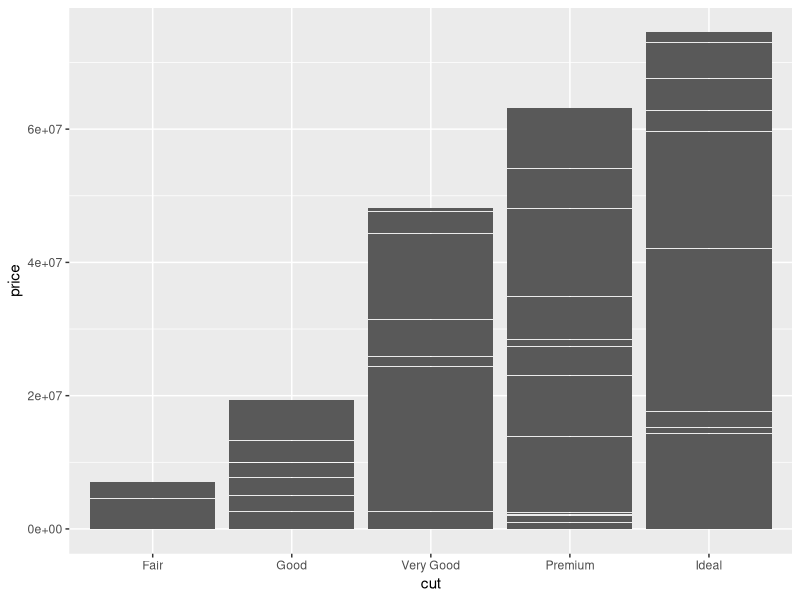
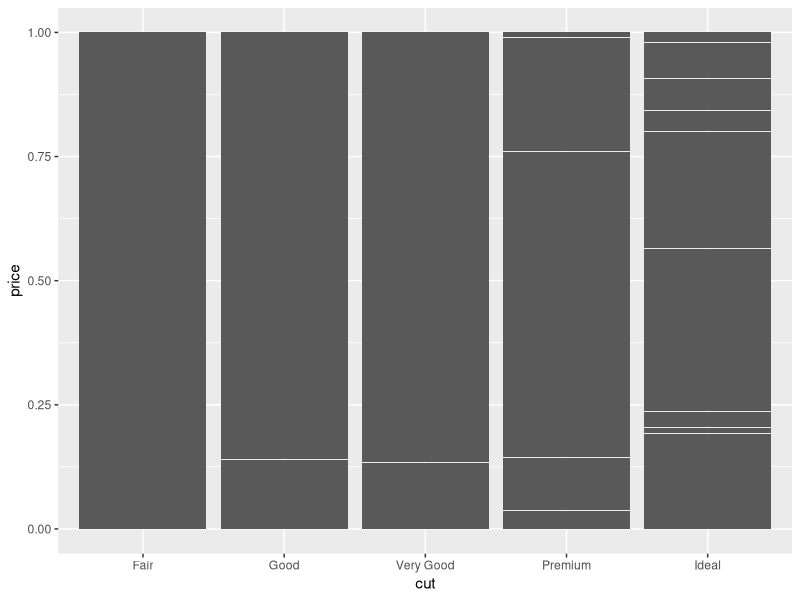
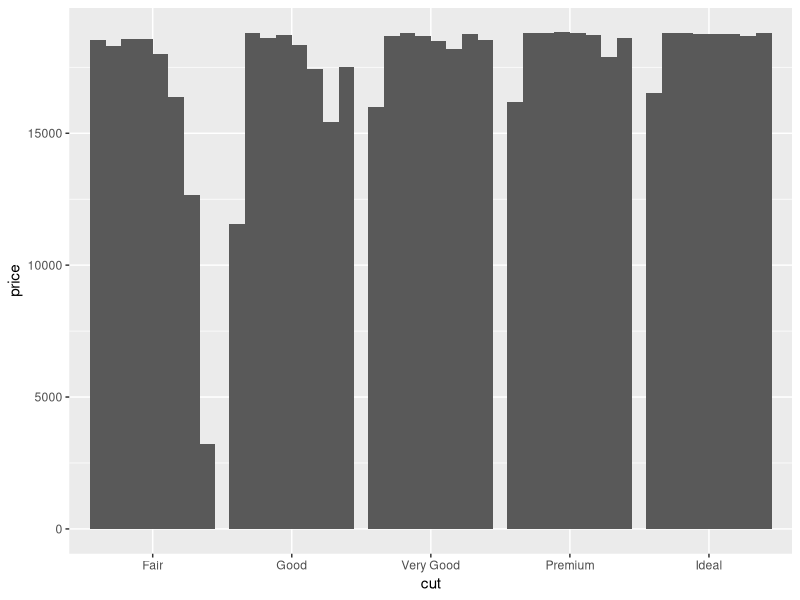
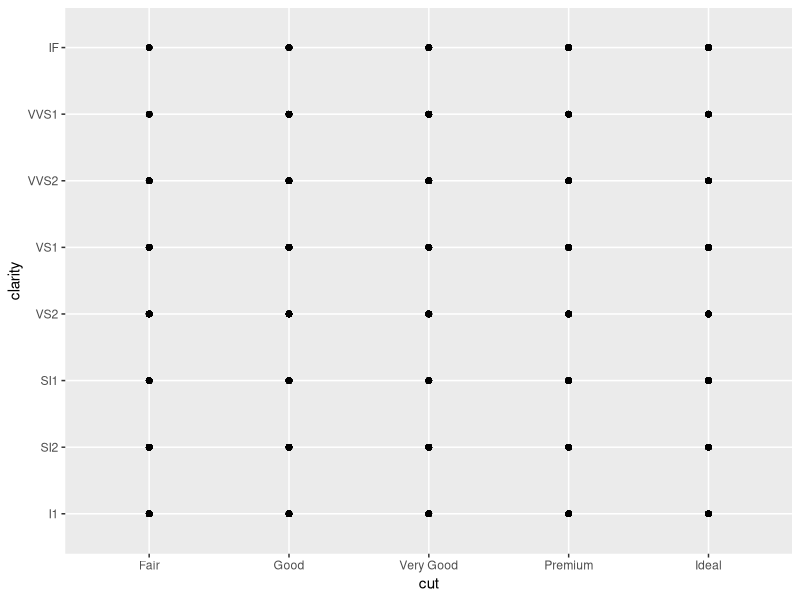
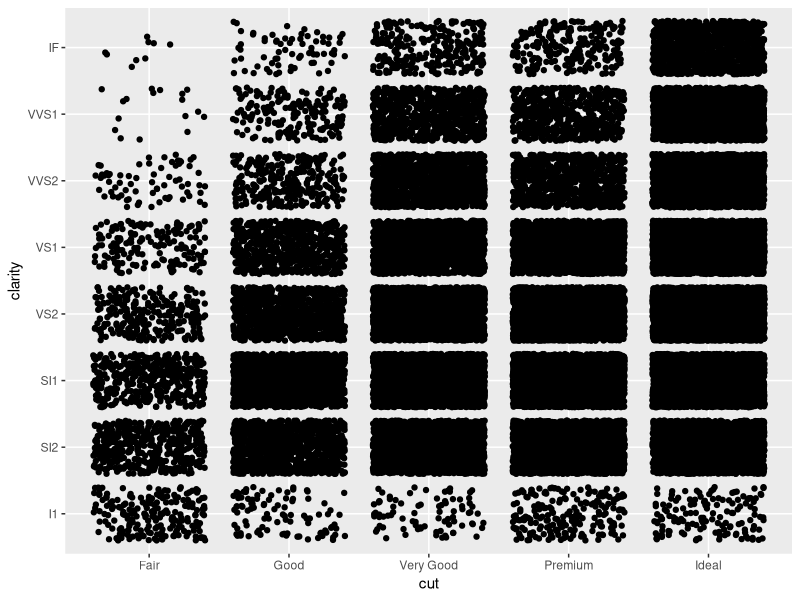
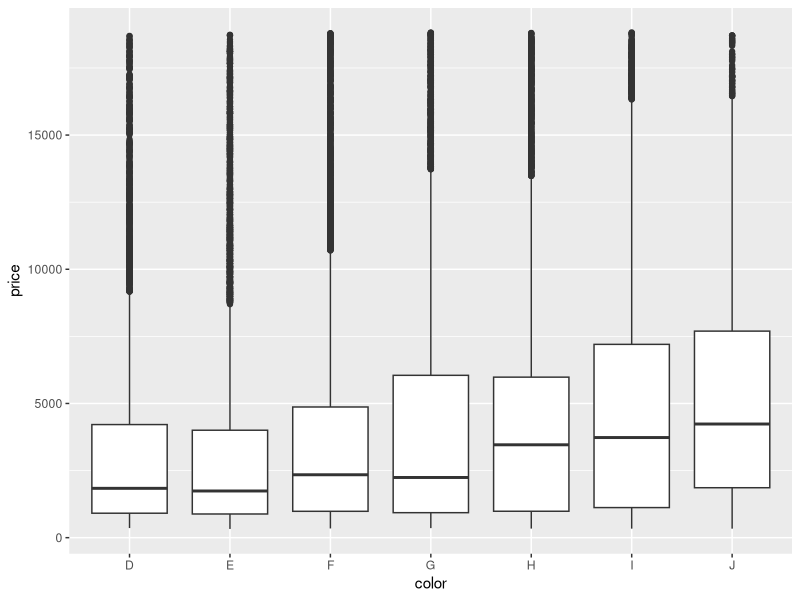

Source code (R) for these figures, in order: (Note: this script raises an error after producing the figures.)
# Exercise 2: advanced ggplot2 practice

# Install and load the `ggplot2` package
#install.packages('ggplot2')
library("ggplot2")

# For this exercise you will again be working with the `diamonds` data set.
# Use `?diamonds` to review details about this data set
?diamonds

## Position Adjustments

# Draw a column (bar) chart of diamonds cuts by price, with each bar filled by 
# clarity. You should see a _stacked_ bar chart.
ggplot(data = diamonds) + geom_col(mapping = aes(x = cut, y = price, filled = clarity))

# Draw the same chart again, but with each element positioned to "fill" the y axis
ggplot(data = diamonds) + geom_col(mapping = aes(x = cut, y = price, filled = clarity), position = "fill")

# Draw the same chart again, but with each element positioned to "dodge" each other
ggplot(data = diamonds) + geom_col(mapping = aes(x = cut, y = price, filled = clarity), position = "dodge")


# Draw a plot with point geometry with the x-position mapped to `cut` and the 
# y-position mapped to `clarity`
# This creates a "grid" grouping the points
ggplot(data = diamonds) + geom_point(mapping = aes(x = cut, y = clarity))

# Use the "jitter" position adjustment to keep the points from all overlapping!
# (This works a little better with a sample of diamond data, such as from the 
# previous exercise).
ggplot(data = diamonds) + geom_point(mapping = aes(x = cut, y = clarity), position = "jitter")


## Scales

# Draw a "boxplot" (with `geom_boxplot`) for the diamond's price (y) by color (x)
ggplot(data = diamonds) + geom_boxplot(mapping = aes(x = color, y = price))

# This has a lot of outliers, making it harder to read. To fix this, draw the 
# same plot but with a _logarithmic_ scale for the y axis.
ggplot(data = diamonds) + geom_point(mapping = aes(x = cut, y = clarity)) + scale_y_log10()

# For another version, draw the same plot but with `violin` geometry instead of 
# `boxplot` geometry!
# How does the logarithmic scale change the data presentation?
ggplot(data = diamonds) + geom_violin(mapping = aes(x = cut, y = clarity))

# Another interesting plot: draw a plot of the diamonds price (y) by carat (x), 
# using a heatmap of 2d bins (geom_bin2d)
# What happens when you make the x and y channels scale logarithmically?
ggplot(data = diamonds) + geom_bin2d(mapping = aes(x = carat, y = price))

# Draw a scatter plot for the diamonds price (y) by carat (x). Color each point
# by the clarity (Remember, this will take a while. Use a sample of the diamonds 
# for faster results)
ggplot(data = diamonds) + geom_point(mapping = aes(x = carat, y = price, color = clarity))

# Change the color of the previous plot using a ColorBrewer scale of your choice. 
# What looks nice?



## Coordinate Systems

# Draw a bar chart with x-position and fill color BOTH mapped to cut
# For best results, SET the `width` of the geometry to be 1 (fill plot, no space
# between)
# TIP: You can save the plot to a variable for easier modifications
ggplot(data = diamonds) + geom_col(mapping = aes(x = carat, y = price, position))

# Draw the same chart, but with the coordinate system flipped


# Draw the same chart, but in a polar coordinate system. It's a Coxcomb chart!



## Facets

# Take the scatter plot of price by carat data (colored by clarity) and add 
# _facets_ based on the diamond's `color`



## Saving Plots

# Use the `ggsave()` function to save the current (recent) plot to disk.
# Name the output file "my-plot.png".
# Make sure you've set the working directory!!

